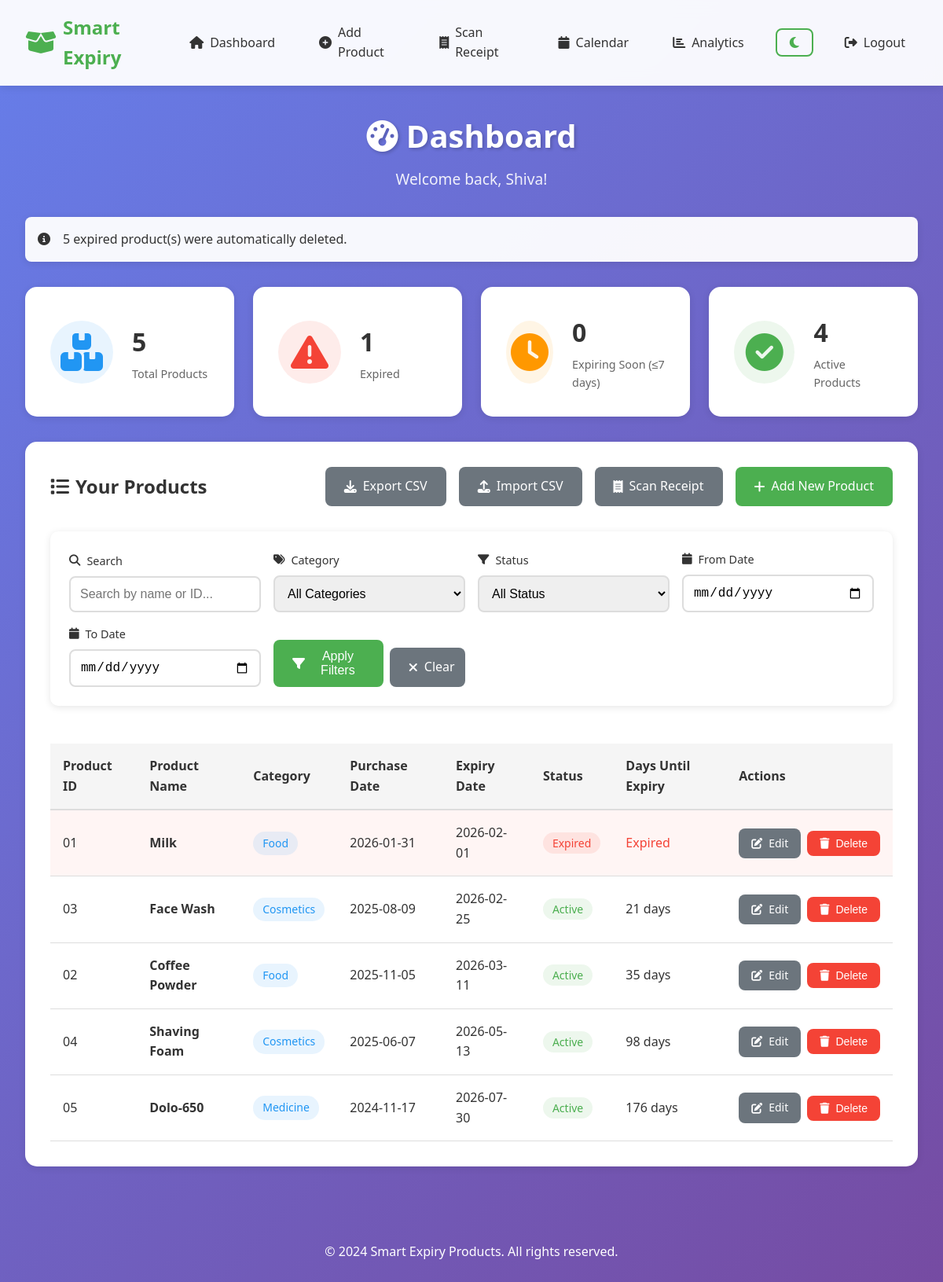
Page /dashboard (signed in) on the committed database.
### app.py (models this page shows)
class User(UserMixin, db.Model):
    id = db.Column(db.Integer, primary_key=True)
    username = db.Column(db.String(80), unique=True, nullable=False)
    email = db.Column(db.String(120), unique=True, nullable=False)
    password_hash = db.Column(db.String(255), nullable=False)
    created_at = db.Column(db.DateTime, default=datetime.utcnow)
    reset_token = db.Column(db.String(100), nullable=True)
    reset_token_expiry = db.Column(db.DateTime, nullable=True)
    products = db.relationship('Product', backref='user', lazy=True, cascade='all, delete-orphan')

class Product(db.Model):
    id = db.Column(db.Integer, primary_key=True)
    product_id = db.Column(db.String(100), nullable=False)
    product_name = db.Column(db.String(200), nullable=False)
    category = db.Column(db.String(100), nullable=True, default='General')
    purchase_date = db.Column(db.Date, nullable=False)
    expiry_date = db.Column(db.Date, nullable=False)
    user_id = db.Column(
        db.Integer,
        db.ForeignKey('user.id', ondelete='CASCADE'),
        nullable=False,
    )
    created_at = db.Column(db.DateTime, default=datetime.utcnow)
    def is_expired(self):
        return datetime.now().date() > self.expiry_date
    def days_until_expiry(self):
        delta = self.expiry_date - datetime.now().date()
        return delta.days

### app.py (the view, shortened to what this page needs)
@app.route('/dashboard')
@login_required
def dashboard():
    deleted_count = delete_expired_products()
    search_query = request.args.get('search', '')
    category_filter = request.args.get('category', '')
    status_filter = request.args.get('status', '')
    date_from = request.args.get('date_from', '')
    date_to = request.args.get('date_to', '')
    query = Product.query.filter_by(user_id=current_user.id)
    if search_query:
        query = query.filter(or_(
            Product.product_name.ilike(f'%{search_query}%'),
            Product.product_id.ilike(f'%{search_query}%')
        ))
    if category_filter:
        query = query.filter(Product.category == category_filter)
    if date_from:
        try:
            date_from_obj = datetime.strptime(date_from, '%Y-%m-%d').date()
            query = query.filter(Product.expiry_date >= date_from_obj)
        except ValueError:
            pass
    if date_to:
        try:
            date_to_obj = datetime.strptime(date_to, '%Y-%m-%d').date()
            query = query.filter(Product.expiry_date <= date_to_obj)
        except ValueError:
            pass
    products = query.order_by(Product.expiry_date).all()
    all_products = Product.query.filter_by(user_id=current_user.id).all()
    categories = sorted(set([p.category for p in all_products if p.category]))
    total_products = len(all_products)
    expired_count = sum(1 for p in all_products if p.is_expired())
    expiring_soon = sum(1 for p in all_products if 0 <= p.days_until_expiry() <= 7 and not p.is_expired())
    return render_template('dashboard.html',
                         products=products,
                         total_products=total_products,
                         expired_count=expired_count,
                         expiring_soon=expiring_soon,
                         deleted_count=deleted_count,
                         categories=categories,
                         search_query=search_query,
                         category_filter=category_filter,
                         status_filter=status_filter,
                         date_from=date_from,
                         date_to=date_to)

### app.py (called while the page is built)
@login_manager.user_loader
def load_user(user_id):
    return User.query.get(int(user_id))

def delete_expired_products():
    expired = Product.query.filter(Product.expiry_date < datetime.now().date()).count()
    return expired

### templates/dashboard.html (shortened to what this page needs)
{% extends "base.html" %}
{% block content %}
<div class="dashboard-container">
    <div class="dashboard-header">
        <h1><i class="fas fa-tachometer-alt"></i> Dashboard</h1>
        <p>Welcome back, {{ current_user.username }}!</p>
    </div>
    {% if deleted_count > 0 %}
    <div class="info-banner">
        <i class="fas fa-info-circle"></i>
        <span>{{ deleted_count }} expired product(s) were automatically deleted.</span>
    </div>
    {% endif %}
    <div class="stats-grid">
        <div class="stat-card stat-primary">
            <div class="stat-icon">
                <i class="fas fa-boxes"></i>
            </div>
            <div class="stat-content">
                <h3>{{ total_products }}</h3>
                <p>Total Products</p>
            </div>
        </div>
        <div class="stat-card stat-danger">
            <div class="stat-icon">
                <i class="fas fa-exclamation-triangle"></i>
            </div>
            <div class="stat-content">
                <h3>{{ expired_count }}</h3>
                <p>Expired</p>
            </div>
        </div>
        <div class="stat-card stat-warning">
            <div class="stat-icon">
                <i class="fas fa-clock"></i>
            </div>
            <div class="stat-content">
                <h3>{{ expiring_soon }}</h3>
                <p>Expiring Soon (≤7 days)</p>
            </div>
        </div>
        <div class="stat-card stat-success">
            <div class="stat-icon">
                <i class="fas fa-check-circle"></i>
            </div>
            <div class="stat-content">
                <h3>{{ total_products - expired_count }}</h3>
                <p>Active Products</p>
            </div>
        </div>
    </div>
    <div class="products-section">
        <div class="section-header">
            <h2><i class="fas fa-list"></i> Your Products</h2>
            <div class="header-actions">
                <a href="{{ url_for('export_products') }}" class="btn btn-secondary">
                    <i class="fas fa-download"></i> Export CSV
                </a>
                <a href="{{ url_for('import_products') }}" class="btn btn-secondary">
                    <i class="fas fa-upload"></i> Import CSV
                </a>
                <a href="{{ url_for('scan_receipt') }}" class="btn btn-secondary">
                    <i class="fas fa-receipt"></i> Scan Receipt
                </a>
                <a href="{{ url_for('add_product') }}" class="btn btn-primary">
                    <i class="fas fa-plus"></i> Add New Product
                </a>
            </div>
        </div>
        <div class="filter-section">
            <form method="GET" action="{{ url_for('dashboard') }}" class="filter-form">
                <div class="filter-row">
                    <div class="filter-group">
                        <label><i class="fas fa-search"></i> Search</label>
                        <input type="text" name="search" value="{{ search_query }}" placeholder="Search by name or ID...">
                    </div>
                    <div class="filter-group">
                        <label><i class="fas fa-tags"></i> Category</label>
                        <select name="category">
                            <option value="">All Categories</option>
                        </select>
                    </div>
                    <div class="filter-group">
                        <label><i class="fas fa-filter"></i> Status</label>
                        <select name="status">
                            <option value="">All Status</option>
                        </select>
                    </div>
                    <div class="filter-group">
                        <label><i class="fas fa-calendar"></i> From Date</label>
                        <input type="date" name="date_from" value="{{ date_from }}">
                    </div>
                    <div class="filter-group">
                        <label><i class="fas fa-calendar"></i> To Date</label>
                        <input type="date" name="date_to" value="{{ date_to }}">
                    </div>
                    <div class="filter-actions">
                        <button type="submit" class="btn btn-primary">
                            <i class="fas fa-filter"></i> Apply Filters
                        </button>
                        <a href="{{ url_for('dashboard') }}" class="btn btn-secondary">
                            <i class="fas fa-times"></i> Clear
                        </a>
                    </div>
                </div>
            </form>
        </div>
        {% if products %}
        <div class="products-table-container">
            <table class="products-table">
                <thead>
                    <tr>
                        <th>Product ID</th>
                        <th>Product Name</th>
                        <th>Category</th>
                        <th>Purchase Date</th>
                        <th>Expiry Date</th>
                        <th>Status</th>
                        <th>Days Until Expiry</th>
                        <th>Actions</th>
                    </tr>
                </thead>
                <tbody>
                    {% for product in products %}
                    <tr class="product-row {% if product.is_expired() %}expired{% elif product.days_until_expiry() <= 7 %}expiring-soon{% endif %}">
                        <td>{{ product.product_id }}</td>
                        <td><strong>{{ product.product_name }}</strong></td>
                        <td><span class="category-badge">{{ product.category or 'General' }}</span></td>
                        <td>{{ product.purchase_date.strftime('%Y-%m-%d') }}</td>
                        <td>{{ product.expiry_date.strftime('%Y-%m-%d') }}</td>
                        <td>
                            {% if product.is_expired() %}
                                <span class="badge badge-danger">Expired</span>
                            {% elif product.days_until_expiry() <= 7 %}
                                <span class="badge badge-warning">Expiring Soon</span>
                            {% else %}
                                <span class="badge badge-success">Active</span>
                            {% endif %}
                        </td>
                        <td>
                            {% if product.is_expired() %}
                                <span class="text-danger">Expired</span>
                            {% else %}
                                {{ product.days_until_expiry() }} days
                            {% endif %}
                        </td>
                        <td>
                            <div class="action-buttons">
                                <a href="{{ url_for('edit_product', product_id=product.id) }}" class="btn btn-secondary btn-sm">
                                    <i class="fas fa-edit"></i> Edit
                                </a>
                                <form method="POST" action="{{ url_for('delete_product', product_id=product.id) }}"
                                      onsubmit="return confirm('Are you sure you want to delete this product?');"
                                      class="delete-form">
                                    <button type="submit" class="btn btn-danger btn-sm">
                                        <i class="fas fa-trash"></i> Delete
                                    </button>
                                </form>
                            </div>
                        </td>
                    </tr>
                    {% endfor %}
                </tbody>
            </table>
        </div>
        {% endif %}
    </div>
</div>
{% endblock %}

### templates/base.html (shortened to what this page needs)
<!DOCTYPE html>
<html lang="en">
<head>
    <link rel="stylesheet" href="{{ url_for('static', filename='css/style.css') }}">
    <link rel="stylesheet" href="https://cdnjs.cloudflare.com/ajax/libs/font-awesome/6.4.0/css/all.min.css">
</head>
<body class="light-mode">
    <nav class="navbar">
        <div class="nav-container">
            <div class="nav-logo">
                <i class="fas fa-box-open"></i>
                <span>Smart Expiry</span>
            </div>
            {% if current_user.is_authenticated %}
            <ul class="nav-menu">
                <li><a href="{{ url_for('dashboard') }}" class="nav-link"><i class="fas fa-home"></i> Dashboard</a></li>
                <li><a href="{{ url_for('add_product') }}" class="nav-link"><i class="fas fa-plus-circle"></i> Add Product</a></li>
                <li><a href="{{ url_for('scan_receipt') }}" class="nav-link"><i class="fas fa-receipt"></i> Scan Receipt</a></li>
                <li><a href="{{ url_for('calendar') }}" class="nav-link"><i class="fas fa-calendar"></i> Calendar</a></li>
                <li><a href="{{ url_for('analytics') }}" class="nav-link"><i class="fas fa-chart-bar"></i> Analytics</a></li>
                <li>
                    <button class="theme-toggle" id="themeToggle" title="Toggle Dark Mode">
                        <i class="fas fa-moon"></i>
                    </button>
                </li>
                <li><a href="{{ url_for('logout') }}" class="nav-link"><i class="fas fa-sign-out-alt"></i> Logout</a></li>
            </ul>
            {% else %}
            <ul class="nav-menu">
                <li><a href="{{ url_for('login') }}" class="nav-link"><i class="fas fa-sign-in-alt"></i> Login</a></li>
                <li><a href="{{ url_for('signup') }}" class="nav-link"><i class="fas fa-user-plus"></i> Sign Up</a></li>
            </ul>
            {% endif %}
        </div>
    </nav>
    <main class="main-content">
        {% block content %}{% endblock %}
    </main>
    <footer class="footer">
        <p>&copy; 2024 Smart Expiry Products. All rights reserved.</p>
    </footer>
</body>
</html>

### rows in the picture
User: username "Shiva"
Product: product_id "01", product_name "Milk", category "Food", purchase_date "2026-01-31", expiry_date "2026-02-01", shows "Expired"
Product: product_id "03", product_name "Face Wash", category "Cosmetics", purchase_date "2025-08-09", expiry_date "2026-02-25", shows "Active", days_until_expiry "21"
Product: product_id "02", product_name "Coffee Powder", category "Food", purchase_date "2025-11-05", expiry_date "2026-03-11", shows "Active", days_until_expiry "35"
Product: product_id "04", product_name "Shaving Foam", category "Cosmetics", purchase_date "2025-06-07", expiry_date "2026-05-13", shows "Active", days_until_expiry "98"
Product: product_id "05", product_name "Dolo-650", category "Medicine", purchase_date "2024-11-17", expiry_date "2026-07-30", shows "Active", days_until_expiry "176"

### other values in the picture
{{ deleted_count }} "5"
{{ total_products }} "5"
{{ expired_count }} "1"
{{ expiring_soon }} "0"
{{ total_products - expired_count }} "4"
